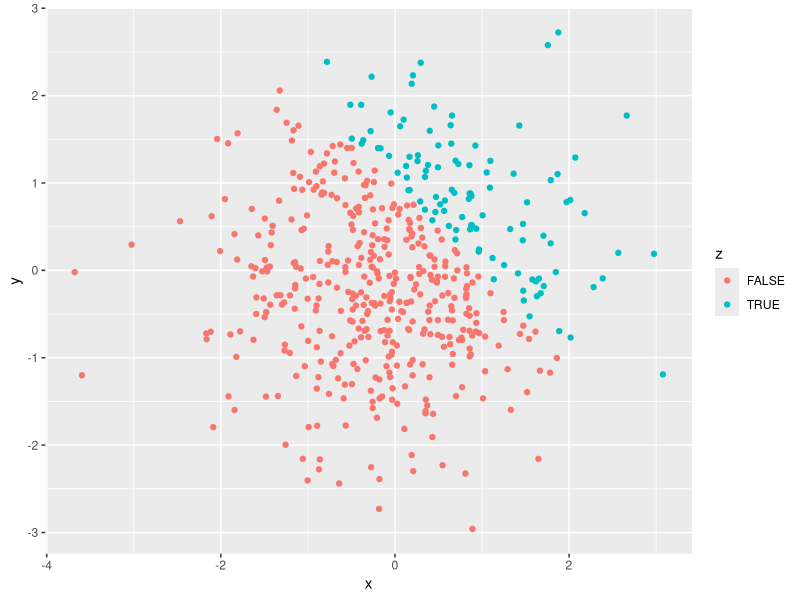
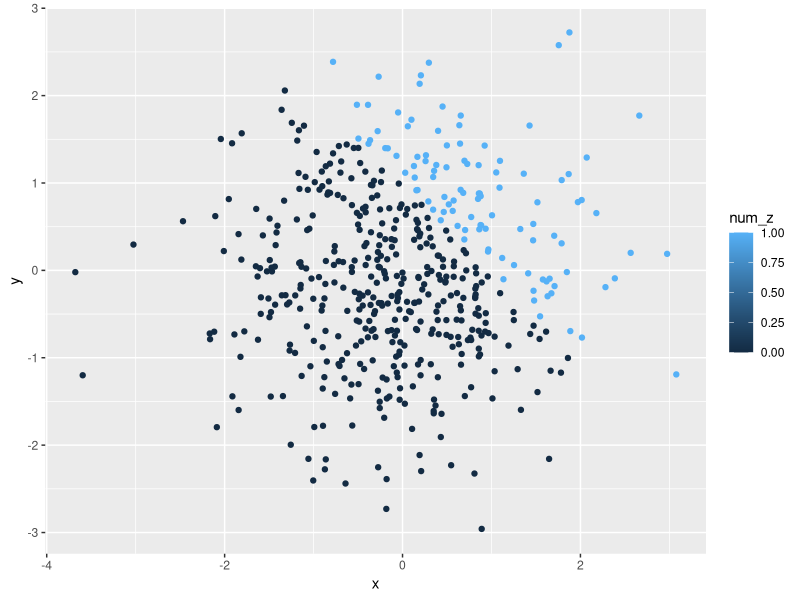
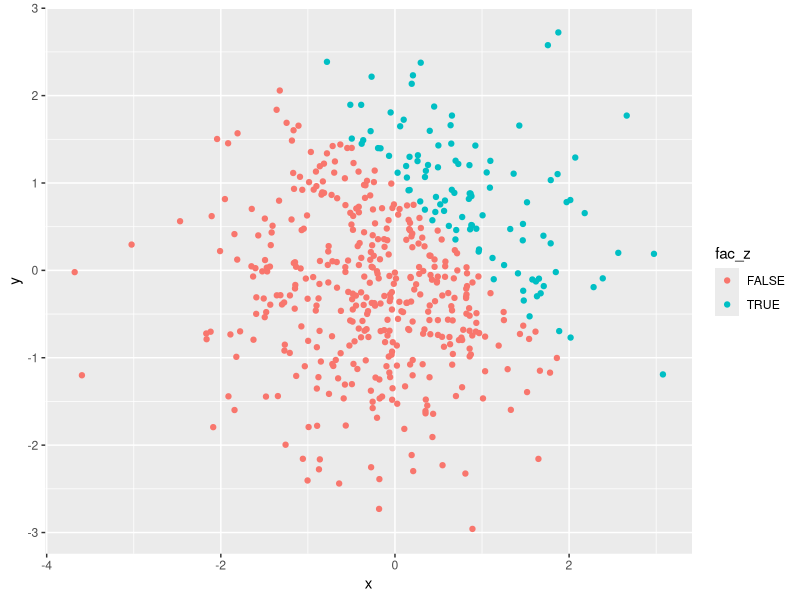
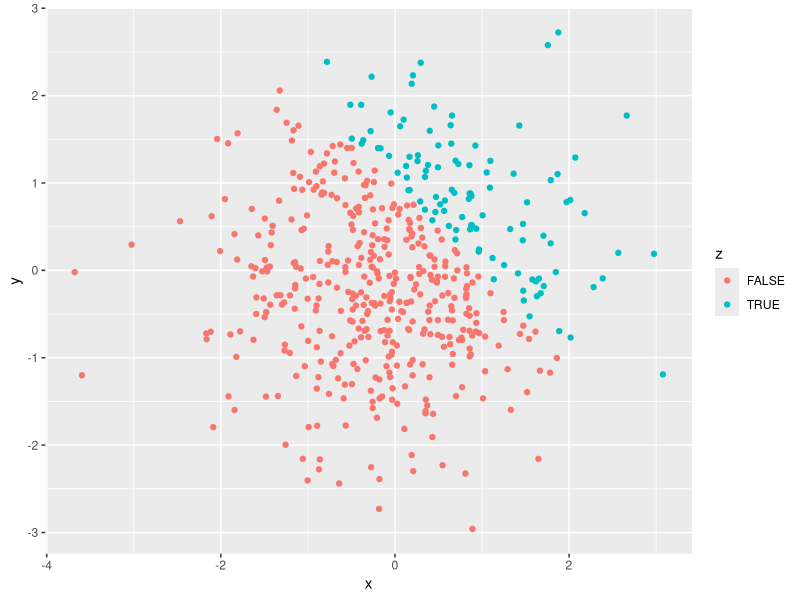

R code for these plots, in order:
## ---- chunk 1
library(tidyverse)
## ---- chunk 2
## create df1
df1 <- tibble(
    a = rnorm(8),
    b = a > 0,
    c = letters[1:8],
    d = factor(c("a","a","a","b","b","b","c","c"), levels = c("a","b","c"))
)

## calculate mean of each variable in df1
sapply(select(df1, everything()),FUN = mean)
## ---- chunk 3
as.numeric(pull(df1, b)) * pull(df1, a)

as.factor(pull(df1, b)) * pull(df1, a)

as.numeric(as.factor(pull(df1, b))) * pull(df1, a)
## ---- chunk 4
## create df2
df2 <- tibble(
    x = rnorm(500),
    y = rnorm(500),
    z = (x+y) > 1,
    num_z = as.numeric(z),
    fac_z = as.factor(z)
)
## ---- chunk 5
ggplot(df2, aes(x, y, color = z)) + geom_point()
ggsave('First plot.pdf')
ggplot(df2, aes(x, y, color = num_z)) + geom_point()
ggplot(df2, aes(x, y, color = fac_z)) + geom_point()


